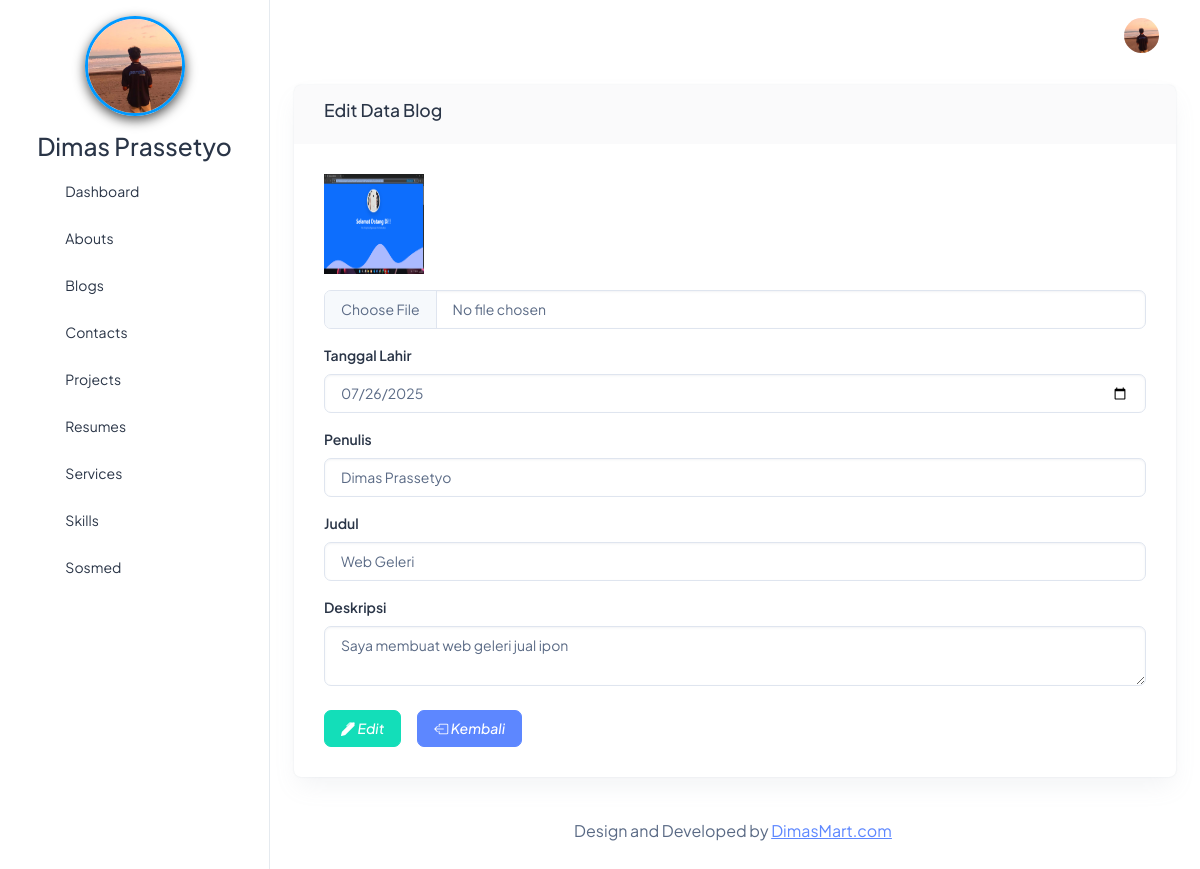
The page /beckend/pages/blog/edit.php?id=3 on the database its author committed.
### tables this page shows
CREATE TABLE `abouts` (
  `id` bigint NOT NULL,
  `name` varchar(255) NOT NULL,
  `born` date NOT NULL,
  `address` text NOT NULL,
  `zip_code` int NOT NULL,
  `email` varchar(255) NOT NULL,
  `phone` varchar(255) NOT NULL,
  `total_project` int NOT NULL,
  `work` varchar(255) NOT NULL,
  `image` text NOT NULL,
  `description` text NOT NULL
);

CREATE TABLE `blogs` (
  `id` bigint NOT NULL,
  `image` varchar(255) NOT NULL,
  `date` date NOT NULL,
  `author` varchar(255) NOT NULL,
  `tittle` varchar(255) NOT NULL,
  `description` text NOT NULL
);

### beckend/action/blog/show.php (called while the page is built, shortened)
<?php
$id = $_GET['id'];
$qSelect = "SELECT * FROM blogs WHERE id='$id'";
$result = mysqli_query($connect, $qSelect) or die(mysqli_error($connect));
$blog = $result->fetch_object();

### beckend/pages/blog/edit.php (the view)
<?php
include '../../partials/header.php';
include '../../partials/sidebar.php';
include '../../partials/navbar.php';
?>
<div class="row">
    <div class="col-12">
        <div class="card">
            <div class="card-header">
                <h5>
                    Edit Data Blog
                </h5>
            </div>
            <div class="card-body">
                <?php
                include '../../action/blog/show.php';
                ?>
                <form action="../../action/blog/update.php?id=<?=$blog->id?>" method="POST" enctype="multipart/form-data">
                        <div class="mb-3">
                            <img src="../../../storages/blog/<?=$blog->image?>" alt="Gambar" width="100px" height="100" class="mb-3">
                            <input type="file" name="image" class="form-control" id="imageInput">
                        </div>
                    <div class="mb-3">
                        <label for="dateInput" class="form-label">Tanggal Lahir</label>
                        <input type="date" name="date" class="form-control" id="dateInput" required value="<?=$blog->date?>">
                    </div>
                    <div class="mb-3">
                        <label for="authorInput" class="form-label">Penulis</label>
                        <input type="text" name="author" class="form-control" id="authorInput" placeholder="Masukan Penulis Buku..." required value="<?=$blog->author?>">
                    </div>
                    <div class="mb-3">
                        <label for="tittleInput" class="form-label">Judul</label>
                        <input type="text" name="tittle" class="form-control" id="tittleInput" placeholder="Masukan Judul Buku..." required value="<?=$blog->tittle?>">
                    </div>
                    <div class="mb-3">
                    <label for="descriptionInput" class="form-label">Deskripsi</label>
                    <textarea name="description" class="form-control" placeholder="Deskripsi...." required><?=htmlspecialchars($blog->description)?></textarea>
                    </div>
                   <div class="d-flex gap-3 mt-4">
                    <button type="submit" class="btn btn-success" name="tombol"><i class="bi bi-pen-fill"> Edit</i></button>
                    <a href="index.php" class="btn btn-primary"><i class="bi bi-box-arrow-left"> Kembali</i></a>
                   </div>
                </form>
            </div>
        </div>
    </div>
</div>
<?php
include '../../partials/footer.php';
include '../../partials/script.php';
?>

### beckend/partials/sidebar.php (shortened to what this page needs)
<?php
$qAbouts = "SELECT * FROM abouts";
$result = mysqli_query($connect, $qAbouts) or die(mysqli_error($connect));
$item = $result->fetch_object();
?>
<body>
  <div class="page-wrapper" id="main-wrapper" data-layout="vertical" data-navbarbg="skin6" data-sidebartype="full"
    data-sidebar-position="fixed" data-header-position="fixed">
    <aside class="left-sidebar">
      <div>
        <div>
          <div class="brand-logo">
            <div class="w-100 d-flex flex-column align-items-center justify-content-center" style="padding:16px 0;">
              <a href="#" class="text-nowrap logo-img">
                <img src="../../../storages/about/<?= $item->image ?>" alt="Gambar" width="100" height="100" alt="" style="border-radius:50%; object-fit:cover; box-shadow:0 4px 12px rgba(0,0,0,0.69); border:3px solid #0099ff; display:block; margin:auto;">
              </a>
            </div>
            <div class="h3 text-center">
              <?= $item->name ?>
            </div>
          </div>
          <nav class="sidebar-nav scroll-sidebar" data-simplebar="">
            <ul id="sidebarnav">
              <li class="sidebar-item">
                <a class="sidebar-link" href="../dashboard/index.php" aria-expanded="false">
                  <span>
                    <i class="ti ti-layout-dashboard"></i>
                  </span>
                  <span class="hide-menu">Dashboard</span>
                </a>
              </li>
              <li class="sidebar-item">
                <a class="sidebar-link" href="../about/index.php" aria-expanded="false">
                  <span>
                    <i class="ti ti-info-square"></i>
                  </span>
                  <span class="hide-menu">Abouts</span>
                </a>
              </li>
              <li class="sidebar-item">
                <a class="sidebar-link" href="../blog/index.php" aria-expanded="false">
                  <span>
                    <i class="ti ti-pencil"></i>
                  </span>
                  <span class="hide-menu">Blogs</span>
                </a>
              </li>
              <li class="sidebar-item">
                <a class="sidebar-link" href="../contact/index.php" aria-expanded="false">
                  <span>
                    <i class="ti ti-phone"></i>
                  </span>
                  <span class="hide-menu">Contacts</span>
                </a>
              </li>
              <li class="sidebar-item">
                <a class="sidebar-link" href="../project/index.php" aria-expanded="false">
                  <span>
                    <i class="ti ti-apps"></i>
                  </span>
                  <span class="hide-menu">Projects</span>
                </a>
              </li>
              <li class="sidebar-item">
                <a class="sidebar-link" href="../resume/index.php" aria-expanded="false">
                  <span>
                    <i class="ti ti-file-text"></i>
                  </span>
                  <span class="hide-menu">Resumes</span>
                </a>
              </li>
              <li class="sidebar-item">
                <a class="sidebar-link" href="../service/index.php" aria-expanded="false">
                  <span>
                    <i class="ti ti-server"></i>
                  </span>
                  <span class="hide-menu">Services</span>
                </a>
              </li>
              <li class="sidebar-item">
                <a class="sidebar-link" href="../skill/index.php" aria-expanded="false">
                  <span>
                    <i class="ti ti-tools"></i>
                  </span>
                  <span class="hide-menu">Skills</span>
                </a>
              </li>
              <li class="sidebar-item">
                <a class="sidebar-link" href="../socmed/index.php" aria-expanded="false">
                  <span>
                    <i class="ti ti-brand-instagram"></i>
                  </span>
                  <span class="hide-menu">Sosmed</span>
                </a>
              </li>
            </ul>
          </nav>
        </div>
    </aside>

### beckend/partials/navbar.php (shortened to what this page needs)
<?php
$qAbouts = "SELECT * FROM abouts";
$result = mysqli_query($connect, $qAbouts) or die(mysqli_error($connect));
$item = $result->fetch_object();
?>
    <div class="body-wrapper">
      <header class="app-header">
        <nav class="navbar navbar-expand-lg navbar-light">
          <div class="navbar-collapse justify-content-end px-0" id="navbarNav">
            <ul class="navbar-nav flex-row ms-auto align-items-center justify-content-end">
              <li class="nav-item dropdown">
                <a class="nav-link nav-icon-hover" href="javascript:void(0)" id="drop2" data-bs-toggle="dropdown"
                  aria-expanded="false">
                  <img src="../../../storages/about/<?= $item->image ?>" alt="" width="35" height="35" class="rounded-circle">
                </a>
              </li>
            </ul>
          </div>
        </nav>
      </header>
      <div class="container-fluid">

### rows shown on the page
abouts: image (picture), name "Dimas Prassetyo"
blogs: image (picture), date "07/26/2025", author "Dimas Prassetyo", tittle "Web Geleri", description "Saya membuat web geleri jual ipon"
